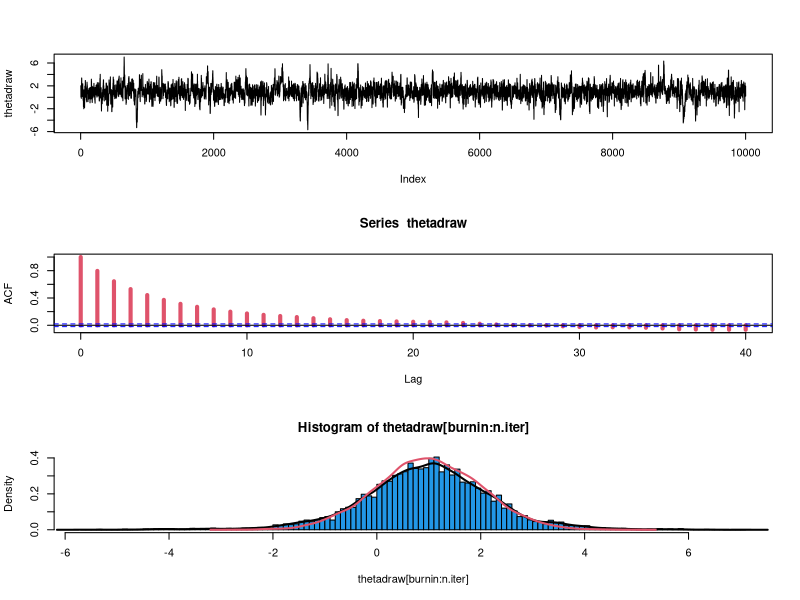
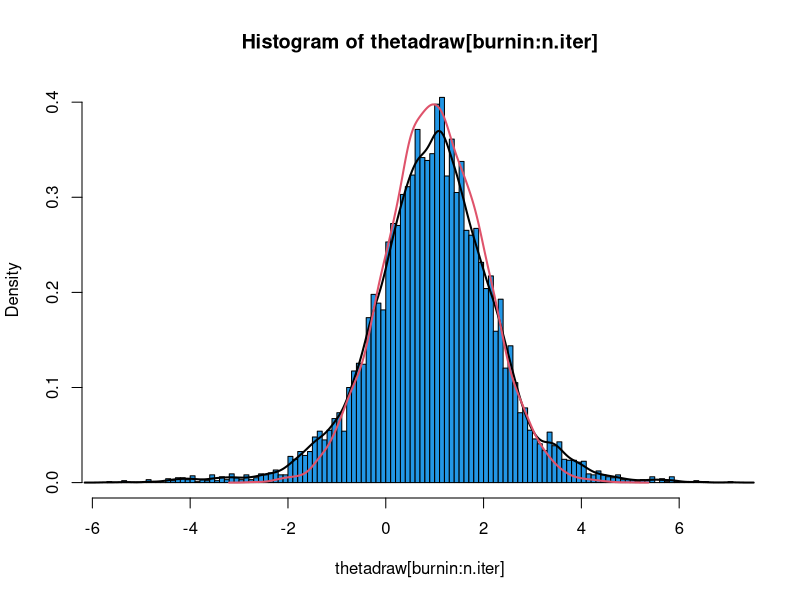

The R script that drew these images, in order:
# metropolis2.R

# metropolis.R obtained draws from a Normal. Here we obtain draws
# from a t density
# *** plots and variance calculation show it has fatter tails when
# *** v is small (say 5)

# simulating from a probability density using a random walk metropolis
# Two jumping proposal distributions considered, U[-s,s] and N(0,s^2).
# s is the tuning parameter in either case.

# Target distribution is a Student-t distribution
mu <- 1
sig2 <- 1  # if these are unknown, we need conditionals for these in the 
v <- 5    # the MCMC chain. 

## *** try different values of s ***
# For uniform: s= 0.5 leads to too much autocorr in chain
#                 1.5 is a bit better, but still too much autocorr
#                 3.0 looks better

# For normal:  s= 0.5 leads to too much autocorr in chain
#                 1.5 is a bit better, but still too much autocorr
#                 2.0 looks good
#                 3.0 seems acceptance rate a bit low
#                10.0 shows what you get with a low acceptance rate

s <- 2.0  # tuning parameter - changes variance of proposal moves

set.seed(2340)
n.iter <- 1 + 10000
burnin <- 200
thetadraw <- acc <- rep(0,n.iter)

# starting value theta(0)
thetadraw[1] <- 2.0

accprob <- runif(n.iter,0,1)  # acceptance probabilities, a(i)  

# uniform proposal move
propmove <- runif(n.iter,-s,s)
# normal proposal move
# propmove <- rnorm(n.iter,mean=0,sd=s)

for (i in 2:n.iter) {
proptheta <- thetadraw[i-1] + propmove[i]
propt <- (proptheta - mu)/sqrt(sig2)
currentt <- (thetadraw[i-1] - mu)/sqrt(sig2)
logacceptnum <- log((1 + (propt^2)/v)^(-(v+1)/2))
logacceptden <- log((1 + (currentt^2)/v)^(-(v+1)/2))
densratio <- exp(logacceptnum - logacceptden)
  if (accprob[i] < densratio) {
thetadraw[i] <- proptheta # accept proposal
acc[i] <- 1 }  # keep count of acceptances
else 
thetadraw[i] <- thetadraw[i-1] # reject proposal
}

# acceptance rate
sum(acc)/n.iter

par(mfrow=c(3,1))
plot(thetadraw,type='l')
acf(thetadraw,col=2,lwd=4)
hist(thetadraw[burnin:n.iter],freq=F,breaks=100,col=4)
lines(density(thetadraw[burnin:n.iter]),lwd=2)

# generate draws from true distribution for comparison
thetas <- rnorm(10000,mean=mu,sd=sqrt(sig2))
lines(density(thetas),col=2,lwd=2)

mean(thetadraw[burnin:n.iter])
sd(thetadraw[burnin:n.iter])

par(mfrow=c(1,1))
hist(thetadraw[burnin:n.iter],freq=F,breaks=100,col=4)
lines(density(thetadraw[burnin:n.iter]),lwd=2)
lines(density(thetas),col=2,lwd=2)



# see metropolis.R for drawing from a Normal density 



